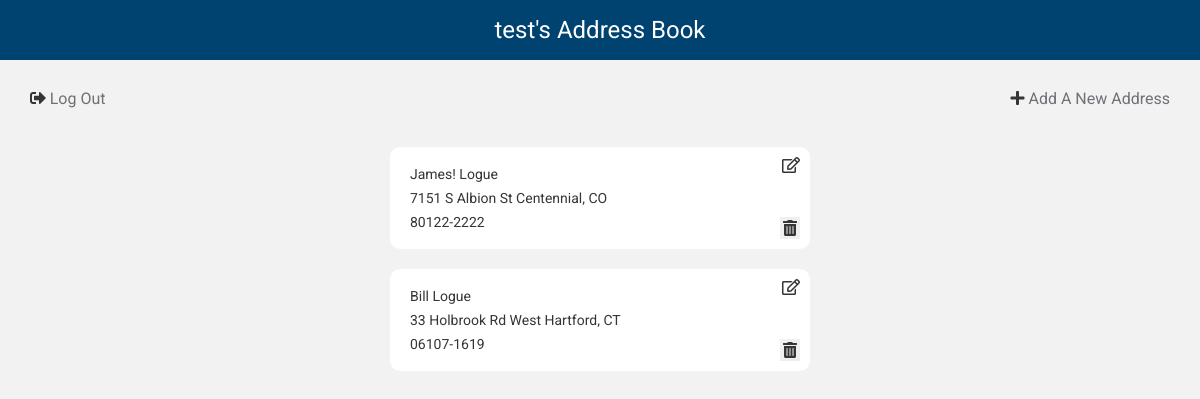
The page /address_book (signed in) on the database its author committed.
### app/models.py (models this page shows, shortened)
class Address(db.Model):
    id = db.Column(db.Integer, primary_key=True)
    first_name = db.Column(db.String(64), index=True)
    last_name = db.Column(db.String(64))
    address = db.Column(db.String(128))
    zip_code = db.Column(db.String(64))
    city = db.Column(db.String(64))
    state = db.Column(db.String(64))
    user_id = db.Column(db.Integer, db.ForeignKey('user.id'))

### app/routes.py (the view)
@app.route('/address_book', methods=['GET'])
@login_required
def address_book():
    addresses = Address.query.filter_by(user_id=current_user.id)
    return render_template('address_book.html', addresses=addresses, page_title=current_user.username+"'s Address Book")

### app/models.py (called while the page is built)
    @login.user_loader
    def load_user(id):
        return User.query.get(int(id))

### app/templates/address_book.html (shortened to what this page needs)
{% extends "base.html" %}
{% block content %}
<section>
  <div class="form-row">
    <a href="/logout" class="link-button"><i class="fas fa-sign-out-alt"></i> Log Out</a>
    <a href="/address_book/new" class="link-button"><i class="fas fa-plus"></i> Add A New Address</a>
  </div>
  <div>
    {% for address in addresses %}
      <div class="address-card" id="address-{{ address.id }}">
        <a href="/address_book/edit/{{ address.id }}" class="card-button edit-button"><i class="far fa-edit"></i></a>
        <p>{{address.first_name}} {{ address.last_name }}</p>
        <p>{{address.address}} {{ address.city }}, {{ address.state }}</p>
        <p>{{ address.zip_code }}</p>
        <button type="button" class="card-button delete-button" data-id="{{ address.id }}" onclick="deleteAddress(event)"><i data-id="{{ address.id }}" class="fas fa-trash-alt delete-btn"></i></button>
      </div>
    {% endfor %}
  </div>
</section>
{% endblock %}

### app/templates/base.html (shortened to what this page needs)
<html>
    <head>
        <link href="https://use.fontawesome.com/releases/v5.0.8/css/all.css" rel="stylesheet">
        <link rel="stylesheet" type="text/css" href="{{ url_for('static', filename = 'css/reset.css') }}">
        <link rel="stylesheet" type="text/css" href="{{ url_for('static', filename = 'css/style.css') }}">
    </head>
    <body>
      <div class="site-header">
        {% if page_title %}
        <h2>{{ page_title }}</h2>
        {% endif %}
      </div>
      {% block content %}
      {% endblock %}
    </body>
</html>

### app/static/css/style.css (style rules this page uses)
body { background: #f2f2f2; min-height: 100vh; }
body * { font-family: 'Roboto', sans-serif; color: #353535; }
section { margin: 10px; }
h2 { font-size: 24px; color: #ffffff }
p { font-size: 14px; margin: 10px; }
a { color: #4581b7; }
.site-header { min-height: 60px; background:#004371; display: flex; justify-content: center; align-items: center; }
.address-card { background: #ffffff; border-radius: 10px; margin: 20px auto; max-width: 400px; padding: 10px; position: relative; }
.card-button { display: block; font-size: 16px; position: absolute; right: 10; color: #707077 }
.edit-button { top: 10; }
.delete-button { bottom: 10; padding: 3px; }
.form-row { align-items: center; display: flex; justify-content: space-between; margin: 10px; }
.link-button { color: #707077; display: block; margin: 20px 10px; }

### rows shown on the page
Address: first_name "James!", last_name "Logue", address "7151 S Albion St", city "Centennial", state "CO", zip_code "80122-2222"
Address: first_name "Bill", last_name "Logue", address "33 Holbrook Rd", city "West Hartford", state "CT", zip_code "06107-1619"

### other values the page prints
{{ page_title }} "test's Address Book"
